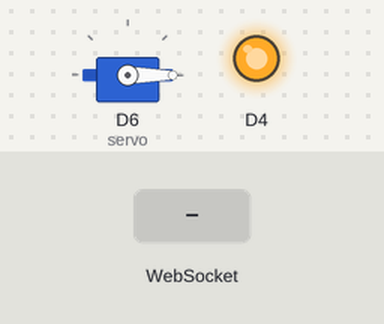
The sketch below on a simulated ESP8266 (NodeMCU). Shown: servo, output pins drawn as LEDs (lit = HIGH, except the on-board LED, lit = LOW). The inputs (shaded band) are chosen by the test bench. WiFi joins after 1.5 s; servers stay silent unless stated; what the sketch prints to the serial monitor is not drawn.

Above: at 3.3 s.
3.4 s: WebSocket text "1" received
At 9.44 s:
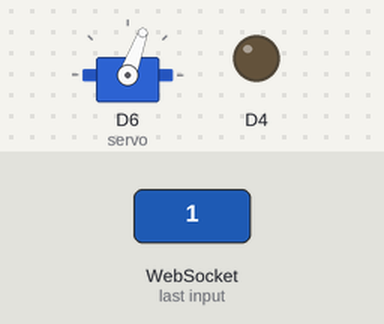
At 13.5 s:
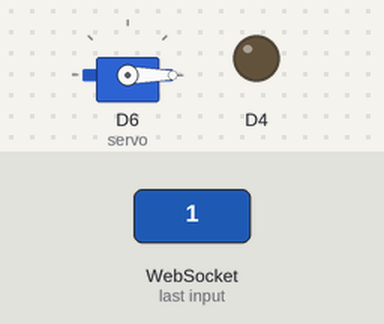
Timing chart, 0 to 18.4 s (numbered marks = the images above; inputs shaded):
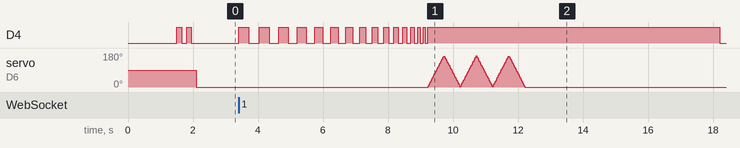

The sketch:

arduino_soft.ino
```cpp
#include <ESP8266WiFi.h>
#include <WebSocketsClient.h>
#include <Servo.h>

//Declaring servo
Servo servo;

// Connecting to the internet
char * ssid = "Your wifi SSID";
char * password = "Your wifi password";
int servo_position = 0;

// Setting up the websocket client
WebSocketsClient webSocket;

void setup() {

  pinMode(BUILTIN_LED, OUTPUT);
  servo.attach(D6);
  Serial.begin(115200);
  // WiFi.mode(WIFI_STA);  //use this option, if you are connecting to personal hotspot
  WiFi.begin(ssid, password);
  Serial.println("");
  while(WiFi.status()!=WL_CONNECTED) {
    Serial.print(".");
    delay(500);
  }
  blinkTheLed(2);
  servo.write(servo_position);

  Serial.println("");
  Serial.println("Connected to WiFi.");
  Serial.print("IP Address: ");
  Serial.println(WiFi.localIP());

// webSocket.begin("172.20.10.12", 8000, "/subscribe");  //webSocket for local testing

  webSocket.begin("Your Heroku cloud app name.herokuapp.com", 80, "/subscribe");
  webSocket.onEvent(webSocketEvent);
  webSocket.setReconnectInterval(10);

}

void loop() {
  webSocket.loop();
}

void webSocketEvent(WStype_t type, uint8_t *payload, size_t length) {
  switch(type) {
    case WStype_DISCONNECTED:
      Serial.printf("Socket disconnected!\n");
      break;
    case WStype_CONNECTED:
      Serial.printf("Socket connected to url: %s\n", payload);
      servo.detach();
      break;
    case WStype_TEXT:
      if((char)payload[0] == '1'){
      Serial.println("Received button push!");
      webSocket.sendTXT("done");
      notify();
      }
      else if((char)payload[0] == '3'){
      Serial.println("New connection!");
      webSocket.sendTXT("connected");
      }

      break;
  }
}

void blinkTheLed(int howManyTimes){
   for(int i = 0; i < howManyTimes; i++){
     digitalWrite(BUILTIN_LED, HIGH);
     delay(150);
     digitalWrite(BUILTIN_LED, LOW);
     delay(150);
    }
  }

//Method that is called when notification arrives
void notify(){
     int a = 320;  //blinking start interval

     for(int i = 0; i < 15; i++){
       digitalWrite(BUILTIN_LED, HIGH);
       delay(a);
       digitalWrite(BUILTIN_LED, LOW);
       delay(a);
       a = a - 18;
      }


       digitalWrite(BUILTIN_LED, HIGH);
       wave(3);
       delay(6000);
       digitalWrite(BUILTIN_LED, LOW);
  }

  //Method that is used to simulate heart waving with servo
  void wave(int howManyTimes){
   servo.attach(D6);

 for(int i = 0; i < howManyTimes; i++){
  for (servo_position = 0; servo_position <=165; servo_position +=1){
    servo.write(servo_position);
    delay(3);

  }

  for (servo_position=165; servo_position >= 0; servo_position -=1){
    servo.write(servo_position);
    delay(3);
     }
    }
    servo.detach();  //important to use this line. Otherwise servo motor will make noise after certain time.
  }
```
